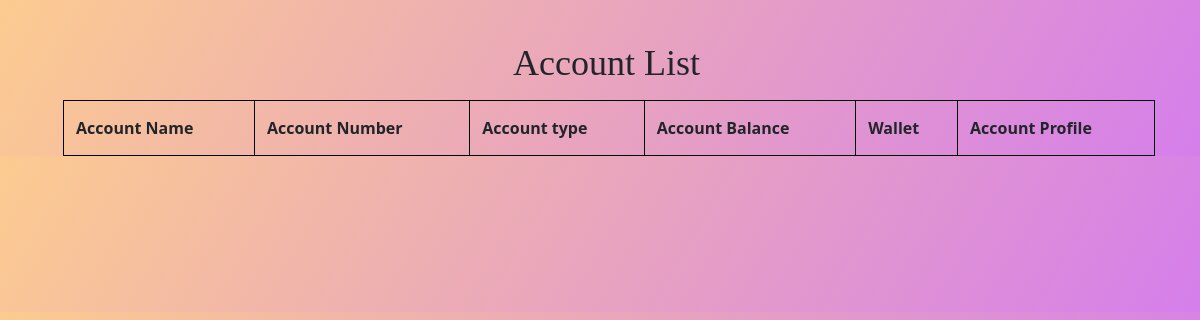
Page /wallet/account_list/ on the earlier database version.
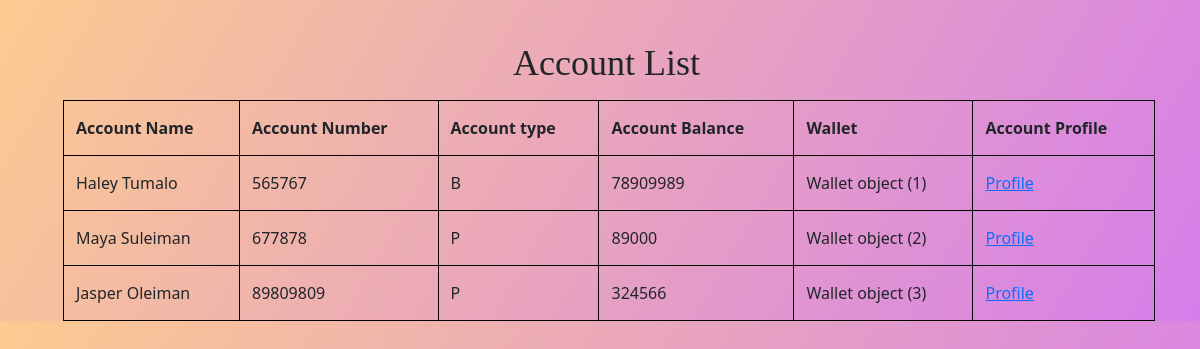
Same page on the later database version.
### wallet/models.py (models this page shows)
class Account(models.Model):
    account_name = models.CharField(max_length=20)
    account_number = models.IntegerField()
    ACCOUNT_CHOICES=(
        ("P", "Personal Account"),
        ("B", "Business Account"),
    )
    account_type = models.CharField(max_length=20,choices=ACCOUNT_CHOICES)
    account_balance = models.IntegerField()
    wallet = models.ForeignKey(Wallet,on_delete=models.CASCADE,related_name='account_wallet')

class Wallet(models.Model):
    balance = models.IntegerField()
    customer = models.ForeignKey(Customer,on_delete=models.CASCADE,related_name='wallet_customer')
    date_created = models.DateTimeField()
    status = models.CharField(max_length=15)
    currency = models.ForeignKey(Currency,on_delete=models.CASCADE,related_name='wallet_currency')
    history = models.DateTimeField()
    pin = models.IntegerField()

### wallet/views.py (the view)
# urls.py: path("account_list/",list_account,name="registration"),
def list_account(request):
 account= Account.objects.all()
 return render(request,'wallet/account_list.html',
    {"Account":account}
   )

### wallet/templates/wallet/account_list.html (shortened to what this page needs)
<!DOCTYPE html>
<html lang="en">
<head>
 <link href="https://cdn.jsdelivr.net/npm/bootstrap@5.0.2/dist/css/bootstrap.min.css" rel="stylesheet">
</head>
<body>
  <h1>Account List</h1>
  <table>
    <tr>
      <th>Account Name  </th>
      <th>Account Number</th>
      <th>Account type</th>
      <th>Account Balance</th>
      <th>Wallet</th>
      <th>Account Profile</th>
    </tr>
    <tr>{%for account in Account%}</tr>
    <td>{{account.account_name}}</td>
    <td>{{account.account_number}}</td>
    <td>{{account.account_type}}</td>
    <td>{{account.account_balance}}</td>
    <td>{{account.wallet}}</td>
    <td><a href="{% url 'account_profile' id=account.id%}">Profile</a></td></tr>
    {%endfor%}
  </table>
</body>
</html>

Differences in the rows shown:
added Account: account_name "Haley Tumalo", account_number "565767", account_type "B", account_balance "78909989", wallet "Wallet object (1)"
added Account: account_name "Maya Suleiman", account_number "677878", account_type "P", account_balance "89000", wallet "Wallet object (2)"
added Account: account_name "Jasper Oleiman", account_number "89809809", account_type "P", account_balance "324566", wallet "Wallet object (3)"
